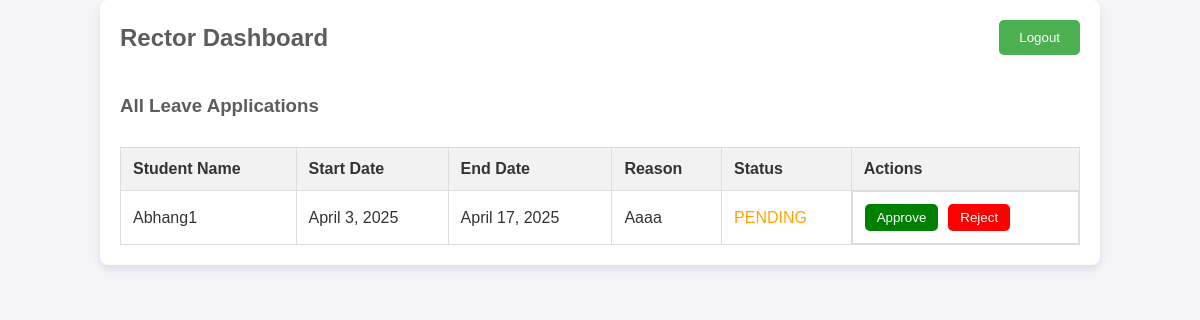
The app's page /rector_dashboard/ with its own data.
### leave/models.py (models this page shows, shortened)
class LeaveApplication(models.Model):
    student = models.ForeignKey(HostelUser, on_delete=models.CASCADE)
    start_date = models.DateField()
    end_date = models.DateField()
    reason = models.CharField(max_length=255, default="No reason provided")
    status = models.CharField(max_length=20, choices=[('pending', 'Pending'), ('approved', 'Approved'), ('rejected', 'Rejected')], default='pending')

class HostelUser(models.Model):
    username = models.CharField(max_length=100, unique=True)
    password = models.CharField(max_length=100)  # In production, use hashed passwords
    email = models.EmailField()
    contact = models.CharField(max_length=15)
    address = models.TextField()
    role = models.CharField(max_length=10, choices=[('student', 'Student'), ('rector', 'Rector')])
    last_login = models.DateTimeField(auto_now=True)  # Manually add the last_login field
    date_joined = models.DateTimeField(auto_now_add=True)  # Manually add the date_joined field

### leave/views.py (the view)
# urls.py: path('rector_dashboard/', views.rector_dashboard, name='rector_dashboard'),
def rector_dashboard(request):
    leave_applications = LeaveApplication.objects.filter(status='pending')
    return render(request, 'rector_dashboard.html', {'leave_applications': leave_applications})

### leave/templates/rector_dashboard.html (shortened to what this page needs)
<!DOCTYPE html>
<html lang="en">
  <head>
  </head>
  <body>
    <div class="container">
      <div class="header">
        <h2>Rector Dashboard</h2>
        <div class="button-container">
          <form action="{% url 'logout' %}" method="POST">
            <button type="submit" class="logout-btn">Logout</button>
          </form>
        </div>
      </div>
      <div class="table-container">
        <h3>All Leave Applications</h3>
        <table>
          <thead>
            <tr>
              <th>Student Name</th>
              <th>Start Date</th>
              <th>End Date</th>
              <th>Reason</th>
              <th>Status</th>
              <th>Actions</th>
            </tr>
          </thead>
          <tbody>
            {% for application in leave_applications %}
            <tr>
              <td>{{ application.student.username|title }}</td>
              <td>{{ application.start_date }}</td>
              <td>{{ application.end_date }}</td>
              <td>{{ application.reason|title }}</td>
              <td class="status-{{ application.status|lower }}">
                {{ application.status| upper }}
              </td>
              <td class="status-actions">
                <form
                  action="{% url 'approve_leave' application.id %}"
                  method="POST"
                >
                  <button type="submit" class="approve-btn">Approve</button>
                </form>
                <form
                  action="{% url 'reject_leave' application.id %}"
                  method="POST"
                >
                  <button type="submit" class="reject-btn">Reject</button>
                </form>
              </td>
            </tr>
            {% empty %}
            <tr>
              <td colspan="6">No leave applications available</td>
            </tr>
            {% endfor %}
          </tbody>
        </table>
      </div>
    </div>
  </body>
</html>

### leave/templates/rector_dashboard.html (style rules this page uses)
body { font-family: Arial, sans-serif; margin: 0; padding: 0; background-color: #f4f4f9; color: #333; }
h2, h3 { color: #5c5c5c; }
.container { width: 80%; margin: 0 auto; padding: 20px; background-color: #ffffff; border-radius: 8px; box-shadow: 0 4px 8px rgba(0, 0, 0, 0.1); }
.header { display: flex; justify-content: space-between; align-items: center; padding-bottom: 20px; }
.header h2 { margin: 0; }
.logout-btn, #applyLeaveBtn { padding: 10px 20px; background-color: #4caf50; color: white; border: none; border-radius: 5px; cursor: pointer; transition: background-color 0.3s ease; }
.button-container { display: inline-block; }
.table-container { margin-top: 20px; }
table { width: 100%; border-collapse: collapse; margin-top: 30px; }
table, th, td { border: 1px solid #ddd; }
th, td { padding: 12px; text-align: left; }
th { background-color: #f2f2f2; }
.status-pending { color: orange; }
.status-actions { display: flex; gap: 10px; }
.status-actions button { padding: 6px 12px; border: none; border-radius: 5px; cursor: pointer; transition: background-color 0.3s ease; }
.approve-btn { background-color: green; color: white; }
.reject-btn { background-color: red; color: white; }

### records on screen
LeaveApplication: student.username "Abhang1", start_date "April 3, 2025", end_date "April 17, 2025", reason "Aaaa", status "PENDING"
